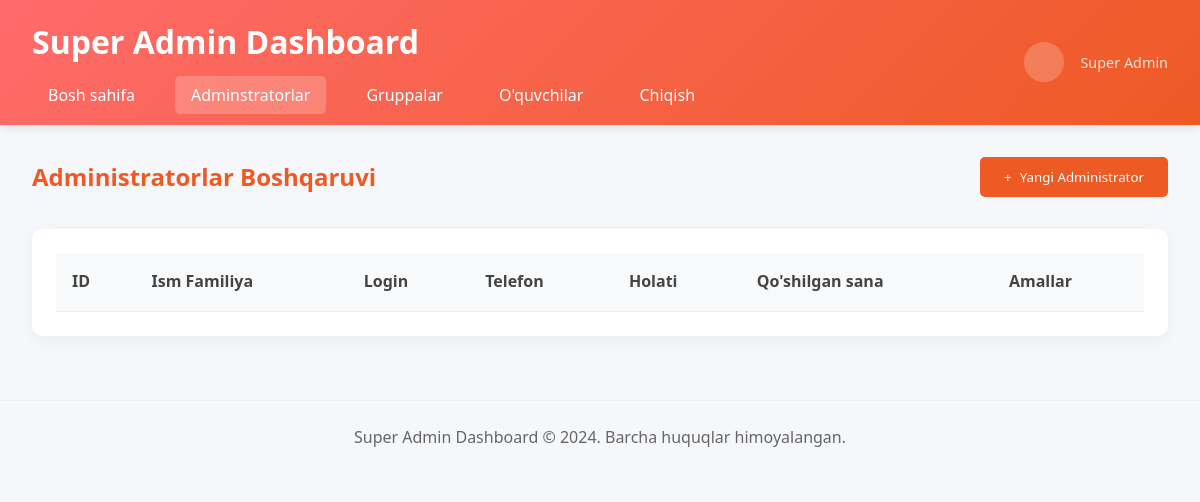
The app's page /super-admin/super-admin/adminstratorlar/, older data.
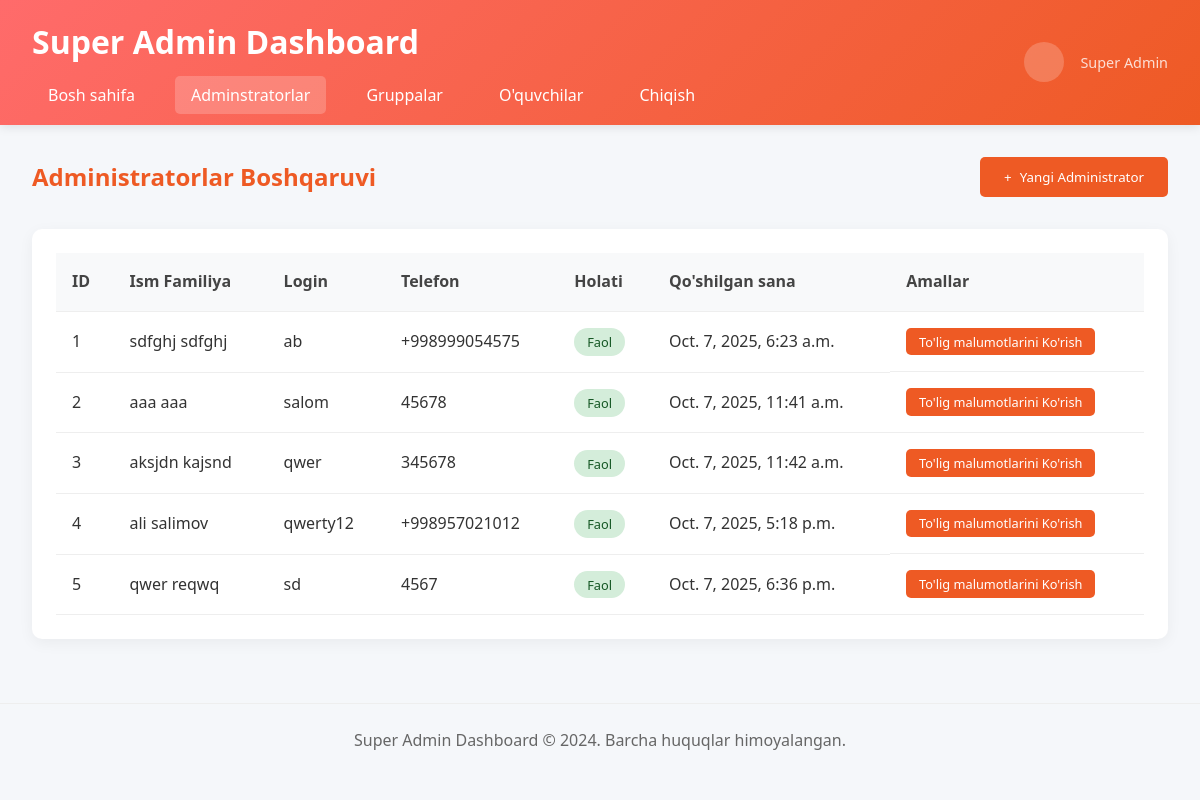
The same page, newer data.
### admistrators/models.py (models this page shows, shortened)
class Admin_users(models.Model):
    profile_img = models.FileField(upload_to='media/profile_images',default="profile.png")
    username = models.CharField(max_length=100, unique=True)
    password = models.CharField(max_length=100)
    first_name = models.CharField(max_length=100)
    last_name = models.CharField(max_length=100)
    direction = models.CharField(max_length=100)
    phone_number = models.CharField(max_length=30)
    role = models.CharField(max_length=50,default="adminstrator")
    created_at = models.DateTimeField(default=timezone.now)

### admin_users/views.py (the view)
# urls.py: path('super-admin/adminstratorlar/', views.adminstratorlar, name='adminstratorlar'),
def adminstratorlar(request):
    administrators = Admin_users.objects.all()
    context = {
        'administrators': administrators
    }
    return render(request, 'super_admin/adminstratorlar.html', context)

### templates/super_admin/adminstratorlar.html (shortened to what this page needs)
{% load static %}
<!DOCTYPE html>
<html lang="uz">
<head>
</head>
<body>
    <header>
        <div class="header-content">
            <div>
                <h1>Super Admin Dashboard</h1>
                <nav>
                    <ul>
                        <li><a href="{% url 'super_admin_dashboard' %}">Bosh sahifa</a></li>
                        <li><a href="{% url 'adminstratorlar' %}" class="active">Adminstratorlar</a></li>
                        <li><a href="{% url 'gruppalar' %}">Gruppalar</a></li>
                        <li><a href="{% url 'oquvchilar' %}">O'quvchilar</a></li>
                        <li><a href="{% url 'logout' %}">Chiqish</a></li>
                    </ul>
                </nav>
            </div>
            <div class="user-info">
                <div class="user-avatar">
                </div>
                <div>
                    <div style="font-size: 0.9rem; opacity: 0.8;">Super Admin</div>
                </div>
            </div>
        </div>
    </header>
    <main>
        <div class="page-header">
            <h2 class="page-title">Administratorlar Boshqaruvi</h2>
            <a href="{% url 'administrator_create' %}">
                <button class="btn" onclick="openModal()">
                    <span>+</span> Yangi Administrator
                </button>
            </a>
        </div>
        <div class="table-container">
            <table>
                <thead>
                    <tr>
                        <th>ID</th>
                        <th>Ism Familiya</th>
                        <th>Login</th>
                        <th>Telefon</th>
                        <th>Holati</th>
                        <th>Qo'shilgan sana</th>
                        <th>Amallar</th>
                    </tr>
                </thead>
                <tbody>
                    {% for adminstrator in administrators %}
                        <tr>
                            <td>{{forloop.counter}}</td>
                            <td>{{adminstrator.first_name}} {{adminstrator.last_name}}</td>
                            <td>{{adminstrator.username}}</td>
                            <td>{{adminstrator.phone_number}}</td>
                            <td><span class="status-active">Faol</span></td>
                            <td>{{adminstrator.created_at}}</td>
                            <td class="action-buttons">
                                <a href="{% url 'administrator_detail' adminstrator.id %}">
                                    <button class="btn btn-sm btn-see">To'lig malumotlarini Ko'rish</button>
                                </a>
                            </td>
                        </tr>
                    {% endfor %}
                </tbody>
            </table>
        </div>
    </main>
    <footer>
        <p>Super Admin Dashboard &copy; 2024. Barcha huquqlar himoyalangan.</p>
    </footer>
</body>
</html>

Row changes from the older to the newer data that the page shows:
added Admin_users: first_name "sdfghj", last_name "sdfghj", username "ab", phone_number "+998999054575", created_at "Oct. 7, 2025, 6:23 a.m."
added Admin_users: first_name "aaa", last_name "aaa", username "salom", phone_number "45678", created_at "Oct. 7, 2025, 11:41 a.m."
added Admin_users: first_name "aksjdn", last_name "kajsnd", username "qwer", phone_number "345678", created_at "Oct. 7, 2025, 11:42 a.m."
added Admin_users: first_name "ali", last_name "salimov", username "qwerty12", phone_number "+998957021012", created_at "Oct. 7, 2025, 5:18 p.m."
added Admin_users: first_name "qwer", last_name "reqwq", username "sd", phone_number "4567", created_at "Oct. 7, 2025, 6:36 p.m."
